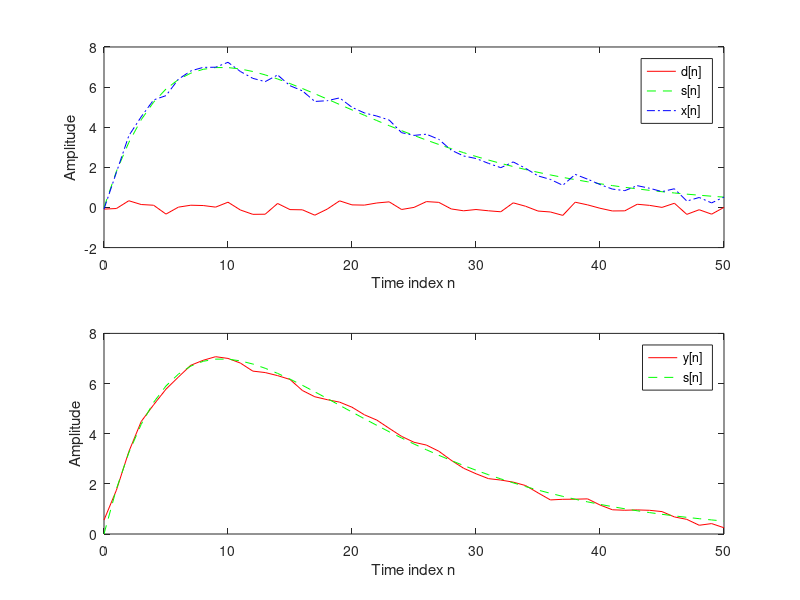

Here is the MATLAB script that generated this plot:
% Signal Smoothing by Averaging
clf;
R = 51;
d = 0.8*(rand(R,1) - 0.5); % Generate random noise
m = 0:R-1;
s = 2*m.*(0.9.^m); % Generate uncorrupted signal
x = s + d'; % Generate noise corrupted signal
subplot(2,1,1);
plot(m,d','r-',m,s,'g--',m,x,'b-.');
xlabel('Time index n');ylabel('Amplitude');
legend('d[n] ','s[n] ','x[n] ');

x1 = [0 0 x]; % Fill in the blank in these 3 lines
x2 = [0 x 0];
x3 = [x 0 0];

y = (x1 + x2 + x3)/3;
subplot(2,1,2);
plot(m,y(2:R+1),'r-',m,s,'g--');
legend( 'y[n] ','s[n] ');
xlabel('Time index n');ylabel('Amplitude');